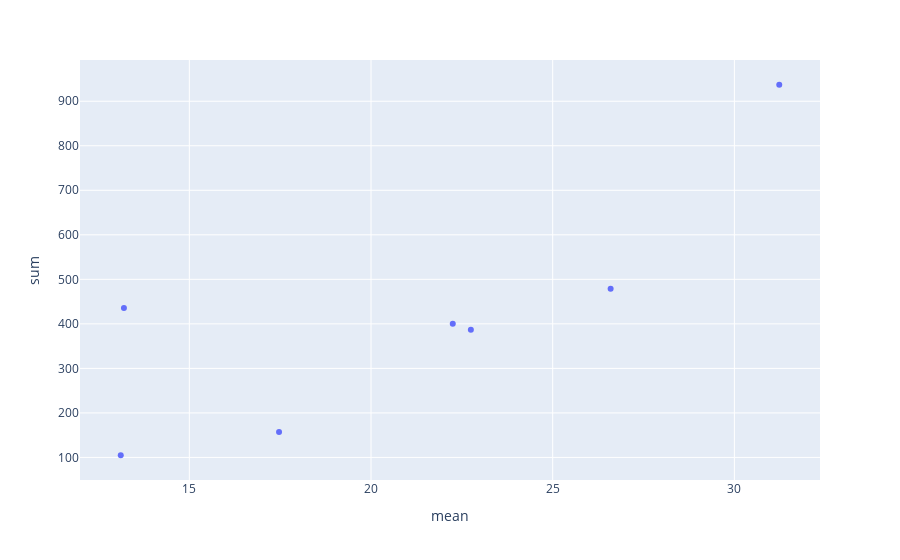

The code cell stored with this chart in its notebook:
### Code cell
px.scatter(df, x="mean", y="sum")

### Figure 1 — Plotly figure (JSON) as saved in the notebook; plotly's stock layout.template omitted (floating-point values rounded to 4 significant figures)
{"data": [{"hovertemplate": "mean=%{x}<br>sum=%{y}<extra></extra>", "legendgroup": "", "marker": {"color": "#636efa", "symbol": "circle"}, "mode": "markers", "name": "", "orientation": "v", "showlegend": false, "type": "scatter", "x": [13.11, 17.47, 22.25, 22.75, 26.59, 31.23, 13.2], "xaxis": "x", "y": [104.9, 157.2, 400.5, 386.7, 478.7, 937.0, 435.6], "yaxis": "y"}], "layout": {"legend": {"tracegroupgap": 0}, "margin": {"t": 60}, "xaxis": {"anchor": "y", "domain": [0, 1], "title": {"text": "mean"}}, "yaxis": {"anchor": "x", "domain": [0, 1], "title": {"text": "sum"}}}}
